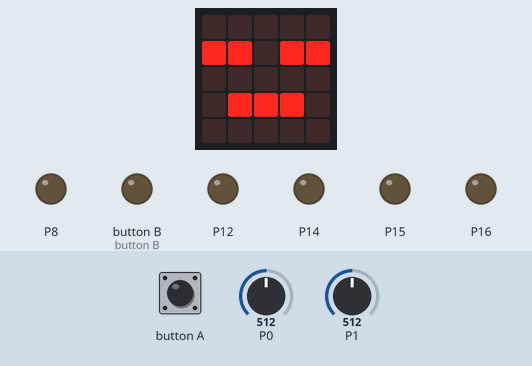
Bench run of a program on a simulated BBC micro:bit running MicroPython. Parts: the board's 5×5 LED display, output pins drawn as LEDs (lit = HIGH). Inputs (shaded band) come from the test bench; at power-on: P0 = 512, P1 = 512 (analog values on the 0–1023 scale).

Above: at 1.2 s.
1.3 s: button A pressed for 0.15 s
At 1.9 s:
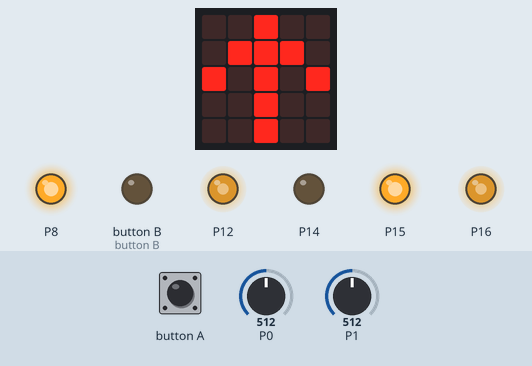
2.9 s: P0 set to 558
4.4 s: P0 set to 586
At 5.6 s:
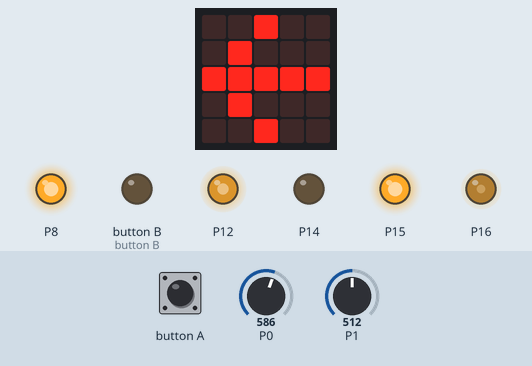
5.9 s: P1 set to 544
At 6.6 s:
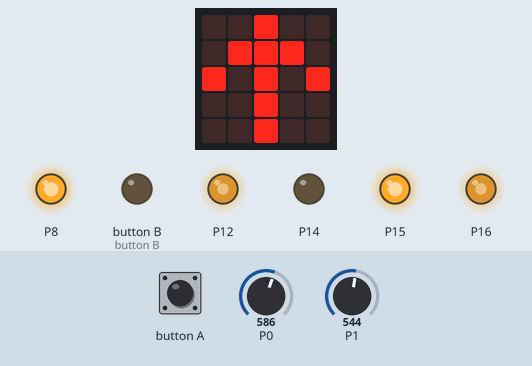
7.4 s: P1 set to 636
8.9 s: P1 set to 655
At 9.3 s:
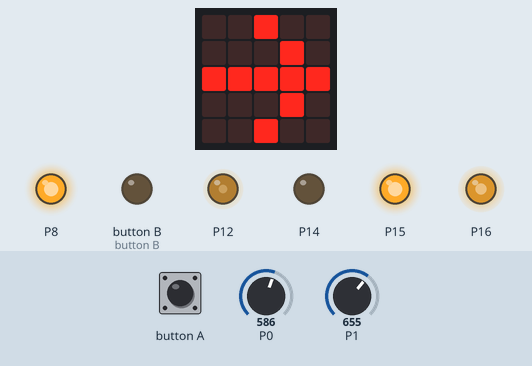
Timing chart, 0 to 11.4 s (numbered marks = the images above; inputs shaded):
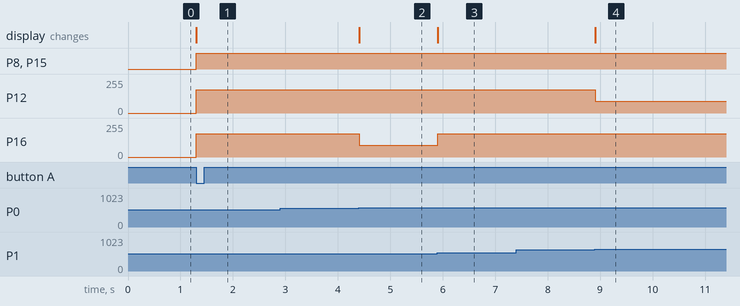

The program:

Buggy_Test.py
```python
from microbit import *

driving = False

tolarance = 60
direction = 0
normal_speed = 7


pin16.set_analog_period(10)
pin12.set_analog_period(10)


def LeftMove(speed, forward):

    pin16.write_analog(speed*100)
    if forward:
        pin15.write_digital(1)
        pin14.write_digital(0)
    else:
        pin15.write_digital(0)
        pin14.write_digital(1)


def LeftStop():
    pin16.write_analog(0)

def RightMove(speed, forward):

    pin12.write_analog(speed*100)
    if forward:
        pin8.write_digital(1)
        pin11.write_digital(0)
    else:
        pin8.write_digital(0)
        pin11.write_digital(1)


def RightStop():
    pin12.write_analog(0)

while True:

    display.show(Image.ASLEEP)

    if button_a.was_pressed():
        driving = True

    while driving:

        left = pin0.read_analog()
        right = pin1.read_analog()

        if button_a.was_pressed():
            driving = False
            display.show(Image.ASLEEP)
            LeftStop()
            RightStop()
            break

        if abs(left - right) < tolarance:
            display.show(Image.ARROW_N)
            RightMove(normal_speed,True)
            LeftMove(normal_speed,True)


        elif left < right: #Left is dark so stear to the right
            display.show(Image.ARROW_E)


            RightMove(normal_speed/2,True)

        elif left > right: #Right is dark so stear to the right
            display.show(Image.ARROW_W)

            LeftMove(normal_speed/2,True)

        sleep(10)


        
```

Measured:
- the behaviour switches between 571 and 572 on P0 (found by bisection; images 1 and 2)
- the behaviour switches between 526 and 527 on P1 (found by bisection; images 2 and 3)
- the behaviour switches between 645 and 646 on P1 (found by bisection; images 3 and 4)
- after the input at 1.3 s, P8, P15: LOW → HIGH at once; P12, P16: 0/255 → 174/255 at once; the display: changes at once (image 1)
- after the input at 2.9 s, every drawn part: stays the same
- after the input at 4.4 s, P16: 174/255 → 87/255 at once; the display: changes at once (image 2)
- after the input at 5.9 s, P16: 87/255 → 174/255 at once; the display: changes at once (image 3)
- after the input at 7.4 s, every drawn part: stays the same
- after the input at 8.9 s, P12: 174/255 → 87/255 at once; the display: changes at once (image 4)
